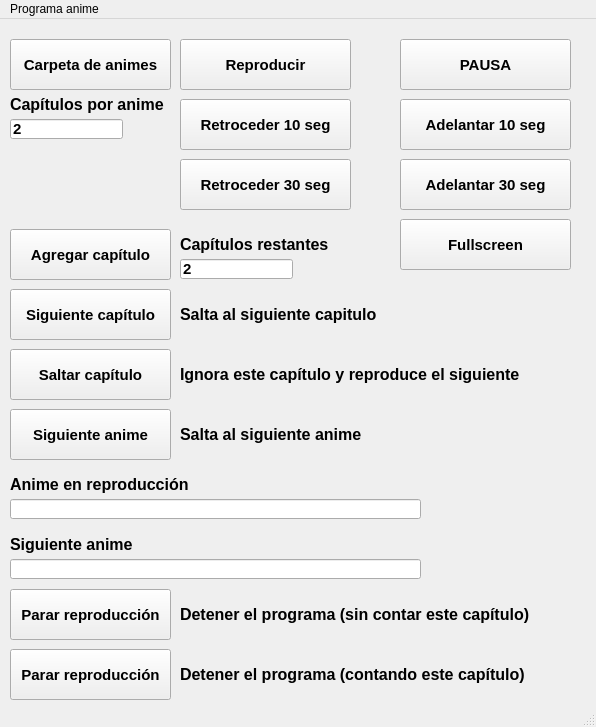
<?xml version="1.0" encoding="UTF-8"?>
<ui version="4.0">
 <class>MainWindow</class>
 <widget class="QMainWindow" name="MainWindow">
  <property name="geometry">
   <rect>
    <x>0</x>
    <y>0</y>
    <width>596</width>
    <height>727</height>
   </rect>
  </property>
  <property name="windowTitle">
   <string>MainWindow</string>
  </property>
  <widget class="QWidget" name="centralwidget">
   <widget class="QPushButton" name="pushButton">
    <property name="geometry">
     <rect>
      <x>10</x>
      <y>20</y>
      <width>161</width>
      <height>51</height>
     </rect>
    </property>
    <property name="font">
     <font>
      <family>Arial</family>
      <pointsize>11</pointsize>
      <weight>75</weight>
      <bold>true</bold>
     </font>
    </property>
    <property name="text">
     <string>Carpeta de animes</string>
    </property>
   </widget>
   <widget class="QLabel" name="label">
    <property name="geometry">
     <rect>
      <x>10</x>
      <y>70</y>
      <width>171</width>
      <height>31</height>
     </rect>
    </property>
    <property name="font">
     <font>
      <family>Arial</family>
      <pointsize>12</pointsize>
      <weight>75</weight>
      <bold>true</bold>
     </font>
    </property>
    <property name="text">
     <string>Capítulos por anime</string>
    </property>
   </widget>
   <widget class="QLineEdit" name="lineEdit">
    <property name="geometry">
     <rect>
      <x>10</x>
      <y>100</y>
      <width>113</width>
      <height>20</height>
     </rect>
    </property>
    <property name="font">
     <font>
      <family>Arial</family>
      <pointsize>11</pointsize>
      <weight>75</weight>
      <bold>true</bold>
     </font>
    </property>
    <property name="text">
     <string>2</string>
    </property>
   </widget>
   <widget class="QPushButton" name="pushButton_2">
    <property name="geometry">
     <rect>
      <x>10</x>
      <y>270</y>
      <width>161</width>
      <height>51</height>
     </rect>
    </property>
    <property name="font">
     <font>
      <family>Arial</family>
      <pointsize>11</pointsize>
      <weight>75</weight>
      <bold>true</bold>
     </font>
    </property>
    <property name="text">
     <string>Siguiente capítulo</string>
    </property>
   </widget>
   <widget class="QPushButton" name="pushButton_3">
    <property name="geometry">
     <rect>
      <x>10</x>
      <y>330</y>
      <width>161</width>
      <height>51</height>
     </rect>
    </property>
    <property name="font">
     <font>
      <family>Arial</family>
      <pointsize>11</pointsize>
      <weight>75</weight>
      <bold>true</bold>
     </font>
    </property>
    <property name="text">
     <string>Saltar capítulo</string>
    </property>
   </widget>
   <widget class="QPushButton" name="pushButton_4">
    <property name="geometry">
     <rect>
      <x>10</x>
      <y>390</y>
      <width>161</width>
      <height>51</height>
     </rect>
    </property>
    <property name="font">
     <font>
      <family>Arial</family>
      <pointsize>11</pointsize>
      <weight>75</weight>
      <bold>true</bold>
     </font>
    </property>
    <property name="text">
     <string>Siguiente anime</string>
    </property>
   </widget>
   <widget class="QLabel" name="label_2">
    <property name="geometry">
     <rect>
      <x>180</x>
      <y>280</y>
      <width>211</width>
      <height>31</height>
     </rect>
    </property>
    <property name="font">
     <font>
      <family>Arial</family>
      <pointsize>12</pointsize>
      <weight>75</weight>
      <bold>true</bold>
     </font>
    </property>
    <property name="text">
     <string>Salta al siguiente capitulo</string>
    </property>
   </widget>
   <widget class="QLabel" name="label_3">
    <property name="geometry">
     <rect>
      <x>180</x>
      <y>340</y>
      <width>351</width>
      <height>31</height>
     </rect>
    </property>
    <property name="font">
     <font>
      <family>Arial</family>
      <pointsize>12</pointsize>
      <weight>75</weight>
      <bold>true</bold>
     </font>
    </property>
    <property name="text">
     <string>Ignora este capítulo y reproduce el siguiente</string>
    </property>
   </widget>
   <widget class="QLabel" name="label_4">
    <property name="geometry">
     <rect>
      <x>180</x>
      <y>400</y>
      <width>351</width>
      <height>31</height>
     </rect>
    </property>
    <property name="font">
     <font>
      <family>Arial</family>
      <pointsize>12</pointsize>
      <weight>75</weight>
      <bold>true</bold>
     </font>
    </property>
    <property name="text">
     <string>Salta al siguiente anime</string>
    </property>
   </widget>
   <widget class="QLabel" name="label_5">
    <property name="geometry">
     <rect>
      <x>10</x>
      <y>450</y>
      <width>191</width>
      <height>31</height>
     </rect>
    </property>
    <property name="font">
     <font>
      <family>Arial</family>
      <pointsize>12</pointsize>
      <weight>75</weight>
      <bold>true</bold>
     </font>
    </property>
    <property name="text">
     <string>Anime en reproducción</string>
    </property>
   </widget>
   <widget class="QLineEdit" name="lineEdit_2">
    <property name="geometry">
     <rect>
      <x>10</x>
      <y>480</y>
      <width>411</width>
      <height>20</height>
     </rect>
    </property>
    <property name="font">
     <font>
      <family>Arial</family>
      <pointsize>11</pointsize>
      <weight>75</weight>
      <bold>true</bold>
     </font>
    </property>
    <property name="text">
     <string/>
    </property>
   </widget>
   <widget class="QLabel" name="label_6">
    <property name="geometry">
     <rect>
      <x>10</x>
      <y>510</y>
      <width>191</width>
      <height>31</height>
     </rect>
    </property>
    <property name="font">
     <font>
      <family>Arial</family>
      <pointsize>12</pointsize>
      <weight>75</weight>
      <bold>true</bold>
     </font>
    </property>
    <property name="text">
     <string>Siguiente anime</string>
    </property>
   </widget>
   <widget class="QLineEdit" name="lineEdit_3">
    <property name="geometry">
     <rect>
      <x>10</x>
      <y>540</y>
      <width>411</width>
      <height>20</height>
     </rect>
    </property>
    <property name="font">
     <font>
      <family>Arial</family>
      <pointsize>11</pointsize>
      <weight>75</weight>
      <bold>true</bold>
     </font>
    </property>
    <property name="text">
     <string/>
    </property>
   </widget>
   <widget class="QPushButton" name="pushButton_5">
    <property name="geometry">
     <rect>
      <x>10</x>
      <y>570</y>
      <width>161</width>
      <height>51</height>
     </rect>
    </property>
    <property name="font">
     <font>
      <family>Arial</family>
      <pointsize>11</pointsize>
      <weight>75</weight>
      <bold>true</bold>
     </font>
    </property>
    <property name="text">
     <string>Parar reproducción</string>
    </property>
   </widget>
   <widget class="QLabel" name="label_7">
    <property name="geometry">
     <rect>
      <x>180</x>
      <y>580</y>
      <width>351</width>
      <height>31</height>
     </rect>
    </property>
    <property name="font">
     <font>
      <family>Arial</family>
      <pointsize>12</pointsize>
      <weight>75</weight>
      <bold>true</bold>
     </font>
    </property>
    <property name="text">
     <string>Detener el programa (sin contar este capítulo)</string>
    </property>
   </widget>
   <widget class="QLabel" name="label_8">
    <property name="geometry">
     <rect>
      <x>180</x>
      <y>640</y>
      <width>351</width>
      <height>31</height>
     </rect>
    </property>
    <property name="font">
     <font>
      <family>Arial</family>
      <pointsize>12</pointsize>
      <weight>75</weight>
      <bold>true</bold>
     </font>
    </property>
    <property name="text">
     <string>Detener el programa (contando este capítulo)</string>
    </property>
   </widget>
   <widget class="QPushButton" name="pushButton_6">
    <property name="geometry">
     <rect>
      <x>10</x>
      <y>630</y>
      <width>161</width>
      <height>51</height>
     </rect>
    </property>
    <property name="font">
     <font>
      <family>Arial</family>
      <pointsize>11</pointsize>
      <weight>75</weight>
      <bold>true</bold>
     </font>
    </property>
    <property name="text">
     <string>Parar reproducción</string>
    </property>
   </widget>
   <widget class="QPushButton" name="pushButton_7">
    <property name="geometry">
     <rect>
      <x>400</x>
      <y>20</y>
      <width>171</width>
      <height>51</height>
     </rect>
    </property>
    <property name="font">
     <font>
      <family>Arial</family>
      <pointsize>11</pointsize>
      <weight>75</weight>
      <bold>true</bold>
     </font>
    </property>
    <property name="text">
     <string>PAUSA</string>
    </property>
   </widget>
   <widget class="QPushButton" name="pushButton_8">
    <property name="geometry">
     <rect>
      <x>180</x>
      <y>80</y>
      <width>171</width>
      <height>51</height>
     </rect>
    </property>
    <property name="font">
     <font>
      <family>Arial</family>
      <pointsize>11</pointsize>
      <weight>75</weight>
      <bold>true</bold>
     </font>
    </property>
    <property name="text">
     <string>Retroceder 10 seg</string>
    </property>
   </widget>
   <widget class="QPushButton" name="pushButton_9">
    <property name="geometry">
     <rect>
      <x>10</x>
      <y>210</y>
      <width>161</width>
      <height>51</height>
     </rect>
    </property>
    <property name="font">
     <font>
      <family>Arial</family>
      <pointsize>11</pointsize>
      <weight>75</weight>
      <bold>true</bold>
     </font>
    </property>
    <property name="text">
     <string>Agregar capítulo</string>
    </property>
   </widget>
   <widget class="QLineEdit" name="lineEdit_4">
    <property name="geometry">
     <rect>
      <x>180</x>
      <y>240</y>
      <width>113</width>
      <height>20</height>
     </rect>
    </property>
    <property name="font">
     <font>
      <family>Arial</family>
      <pointsize>11</pointsize>
      <weight>75</weight>
      <bold>true</bold>
     </font>
    </property>
    <property name="text">
     <string>2</string>
    </property>
   </widget>
   <widget class="QLabel" name="label_9">
    <property name="geometry">
     <rect>
      <x>180</x>
      <y>210</y>
      <width>171</width>
      <height>31</height>
     </rect>
    </property>
    <property name="font">
     <font>
      <family>Arial</family>
      <pointsize>12</pointsize>
      <weight>75</weight>
      <bold>true</bold>
     </font>
    </property>
    <property name="text">
     <string>Capítulos restantes</string>
    </property>
   </widget>
   <widget class="QPushButton" name="pushButton_10">
    <property name="geometry">
     <rect>
      <x>400</x>
      <y>200</y>
      <width>171</width>
      <height>51</height>
     </rect>
    </property>
    <property name="font">
     <font>
      <family>Arial</family>
      <pointsize>11</pointsize>
      <weight>75</weight>
      <bold>true</bold>
     </font>
    </property>
    <property name="text">
     <string>Fullscreen</string>
    </property>
   </widget>
   <widget class="QPushButton" name="pushButton_11">
    <property name="geometry">
     <rect>
      <x>180</x>
      <y>20</y>
      <width>171</width>
      <height>51</height>
     </rect>
    </property>
    <property name="font">
     <font>
      <family>Arial</family>
      <pointsize>11</pointsize>
      <weight>75</weight>
      <bold>true</bold>
     </font>
    </property>
    <property name="text">
     <string>Reproducir</string>
    </property>
   </widget>
   <widget class="QPushButton" name="pushButton_12">
    <property name="geometry">
     <rect>
      <x>400</x>
      <y>80</y>
      <width>171</width>
      <height>51</height>
     </rect>
    </property>
    <property name="font">
     <font>
      <family>Arial</family>
      <pointsize>11</pointsize>
      <weight>75</weight>
      <bold>true</bold>
     </font>
    </property>
    <property name="text">
     <string>Adelantar 10 seg</string>
    </property>
   </widget>
   <widget class="QPushButton" name="pushButton_13">
    <property name="geometry">
     <rect>
      <x>180</x>
      <y>140</y>
      <width>171</width>
      <height>51</height>
     </rect>
    </property>
    <property name="font">
     <font>
      <family>Arial</family>
      <pointsize>11</pointsize>
      <weight>75</weight>
      <bold>true</bold>
     </font>
    </property>
    <property name="text">
     <string>Retroceder 30 seg</string>
    </property>
   </widget>
   <widget class="QPushButton" name="pushButton_14">
    <property name="geometry">
     <rect>
      <x>400</x>
      <y>140</y>
      <width>171</width>
      <height>51</height>
     </rect>
    </property>
    <property name="font">
     <font>
      <family>Arial</family>
      <pointsize>11</pointsize>
      <weight>75</weight>
      <bold>true</bold>
     </font>
    </property>
    <property name="text">
     <string>Adelantar 30 seg</string>
    </property>
   </widget>
  </widget>
  <widget class="QMenuBar" name="menubar">
   <property name="geometry">
    <rect>
     <x>0</x>
     <y>0</y>
     <width>596</width>
     <height>21</height>
    </rect>
   </property>
   <widget class="QMenu" name="menuPrograma_anime">
    <property name="title">
     <string>Programa anime</string>
    </property>
   </widget>
   <addaction name="menuPrograma_anime"/>
  </widget>
  <widget class="QStatusBar" name="statusbar"/>
 </widget>
 <resources/>
 <connections/>
</ui>
